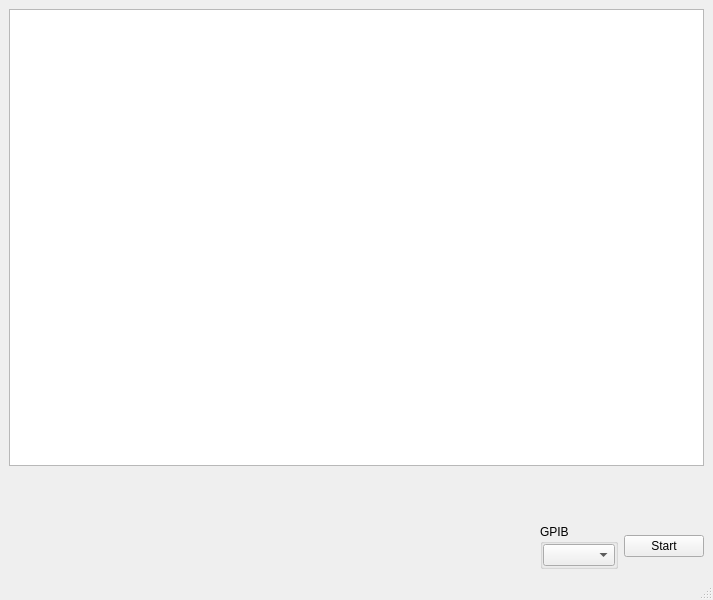
<?xml version="1.0" encoding="UTF-8"?>
<ui version="4.0">
 <class>SR830PolMeasure</class>
 <widget class="QMainWindow" name="SR830PolMeasure">
  <property name="geometry">
   <rect>
    <x>0</x>
    <y>0</y>
    <width>713</width>
    <height>600</height>
   </rect>
  </property>
  <property name="windowTitle">
   <string>Lock-in Polarimetry</string>
  </property>
  <widget class="QWidget" name="centralwidget">
   <layout class="QVBoxLayout" name="verticalLayout" stretch="10,1,1">
    <item>
     <widget class="PlotWidget" name="gPolaragram"/>
    </item>
    <item>
     <widget class="K10CR1Panel" name="wK10CR1" native="true"/>
    </item>
    <item>
     <layout class="QHBoxLayout" name="horizontalLayout" stretch="0,0,0">
      <item>
       <spacer name="horizontalSpacer">
        <property name="orientation">
         <enum>Qt::Horizontal</enum>
        </property>
        <property name="sizeHint" stdset="0">
         <size>
          <width>40</width>
          <height>20</height>
         </size>
        </property>
       </spacer>
      </item>
      <item>
       <widget class="QGroupBox" name="groupBox">
        <property name="title">
         <string>GPIB</string>
        </property>
        <property name="flat">
         <bool>true</bool>
        </property>
        <layout class="QHBoxLayout" name="horizontalLayout_2">
         <property name="leftMargin">
          <number>0</number>
         </property>
         <property name="topMargin">
          <number>0</number>
         </property>
         <property name="rightMargin">
          <number>0</number>
         </property>
         <property name="bottomMargin">
          <number>0</number>
         </property>
         <item>
          <widget class="InstrumentGPIB" name="cbGPIB"/>
         </item>
        </layout>
       </widget>
      </item>
      <item>
       <widget class="QPushButton" name="bStart">
        <property name="text">
         <string>Start</string>
        </property>
        <property name="checkable">
         <bool>true</bool>
        </property>
       </widget>
      </item>
     </layout>
    </item>
   </layout>
  </widget>
  <widget class="QMenuBar" name="menubar">
   <property name="geometry">
    <rect>
     <x>0</x>
     <y>0</y>
     <width>713</width>
     <height>38</height>
    </rect>
   </property>
  </widget>
  <widget class="QStatusBar" name="statusbar"/>
 </widget>
 <customwidgets>
  <customwidget>
   <class>PlotWidget</class>
   <extends>QGraphicsView</extends>
   <header>pyqtgraph</header>
  </customwidget>
  <customwidget>
   <class>K10CR1Panel</class>
   <extends>QWidget</extends>
   <header>InstsAndQt.ThorlabsCageRotator.K10CR1Panel</header>
   <container>1</container>
  </customwidget>
  <customwidget>
   <class>InstrumentGPIB</class>
   <extends>QComboBox</extends>
   <header>InstsAndQt.instrumentgpib</header>
  </customwidget>
 </customwidgets>
 <resources/>
 <connections/>
</ui>
